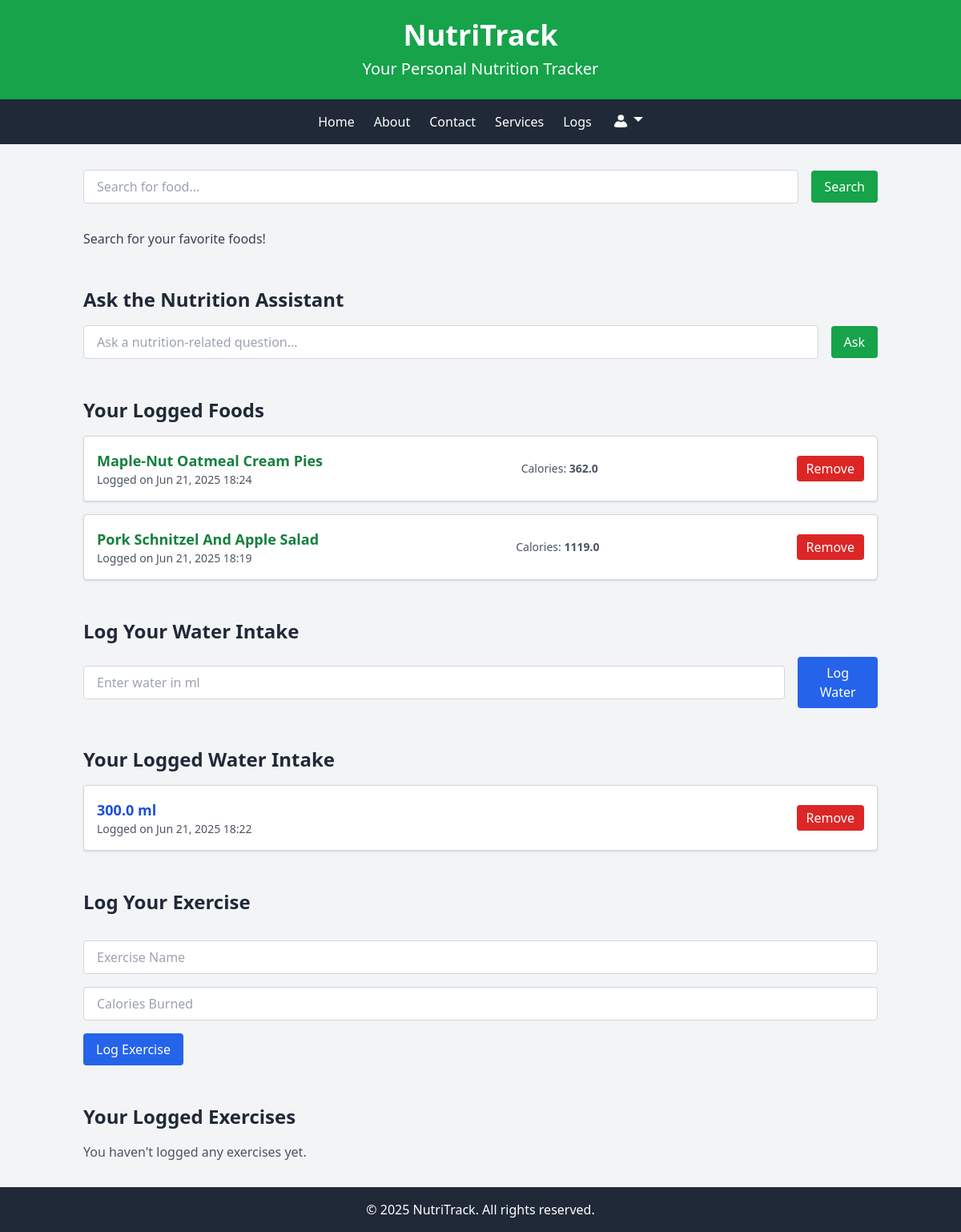
Before: /food/search/ (signed in) with the older database file.
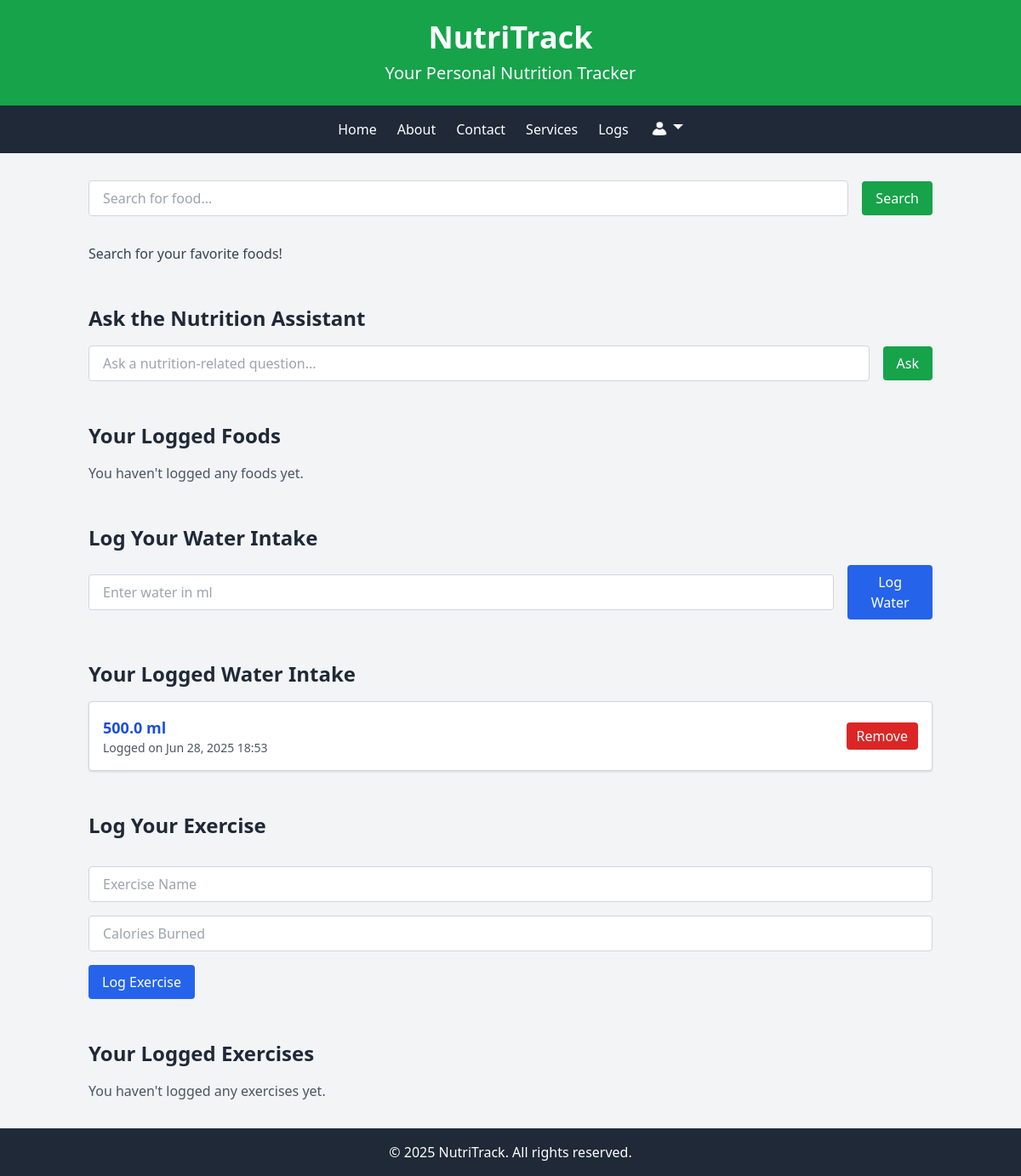
After: the same page with the newer database file.
### food/models.py (models this page shows, shortened)
class FoodLog(models.Model):
    user = models.ForeignKey(User, on_delete=models.CASCADE)
    food_name = models.CharField(max_length=200)
    spoonacular_id = models.IntegerField(null=True, blank=True)  # External API ID (optional)
    calories = models.FloatField(null=True, blank=True)
    protein_g = models.FloatField(null=True, blank=True)
    carbs_g = models.FloatField(null=True, blank=True)
    fat_g = models.FloatField(null=True, blank=True)
    log_date = models.DateTimeField(default=timezone.now)
    MEAL_CHOICES = [
        ('B', 'Breakfast'),
        ('L', 'Lunch'),
        ('D', 'Dinner'),
        ('S', 'Snack'),
    ]
    meal_type = models.CharField(max_length=1, choices=MEAL_CHOICES, null=True, blank=True)

class WaterLog(models.Model):
    user = models.ForeignKey(User, on_delete=models.CASCADE)
    water_amount_ml = models.FloatField()  # Amount in milliliters
    log_date = models.DateTimeField(default=timezone.now)

### food/views.py (the view, shortened to what this page needs)
# urls.py: path('search/', views.food_list, name='food.list'),
@login_required
def food_list(request):
    query = request.GET.get('query', '').strip()
    page = int(request.GET.get('page', 1))
    diet = request.GET.get('diet', '').strip()
    intolerances = request.GET.get('intolerances', '').strip()
    logged_foods = FoodLog.objects.filter(user=request.user).order_by('-log_date')
    water_logs = WaterLog.objects.filter(user=request.user).order_by('-log_date')
    exercise_logs = ExerciseLog.objects.filter(user=request.user).order_by('-log_date')
    food_string = ', '.join(logged_foods.values_list('food_name', flat=True))
    exercise_string = ', '.join(exercise_logs.values_list('exercise_name', flat=True))
    water_amounts = water_logs.values_list('water_amount_ml', flat=True)
    water_string = ', '.join([f"{amount} ml" for amount in water_amounts])
    total_water = WaterLog.objects.filter(user=request.user).aggregate(total=Sum('water_amount_ml'))['total'] or 0
    llm_response = None
    if request.method == 'POST' and 'llm_question' in request.POST:
        user_question = request.POST.get('llm_question')
        system_prompt = create_system_prompt(food_string, exercise_string, total_water)
        llm_response = llm_call(user_question, system_prompt)
    if not query:
        return render(request, 'food/list.html', {
            'message': 'Search for your favorite foods!',
            'logged_foods': logged_foods,
            'water_logs': water_logs,
            'exercise_logs': exercise_logs,
            'llm_response': llm_response,
        })

### food/templates/food/list.html (shortened to what this page needs)
{% extends "food/main.html" %}
{% load static %}
{% block body %}
<div class="container mx-auto px-4 py-8">
    <form method="get" action="{% url 'food.list' %}" class="flex items-center space-x-4 mb-8">
        <input type="text" name="query" placeholder="Search for food..." value="{{ query|default:'' }}"
            class="w-full border border-gray-300 rounded px-4 py-2 focus:outline-none focus:ring-2 focus:ring-green-500">
        <button type="submit"
            class="px-4 py-2 bg-green-600 text-white rounded hover:bg-green-700 transition duration-200">
            Search
        </button>
    </form>
    {% if message %}
        <p class="text-gray-700">{{ message }}</p>
    {% elif query %}
        <p class="text-gray-600">No results found for "{{ query }}". Try searching for something else!</p>
    {% endif %}
    <h2 class="text-2xl font-bold text-gray-800 mt-12 mb-4">Ask the Nutrition Assistant</h2>
    <form method="post" action="{% url 'food.list' %}" class="mb-8">
        <div class="flex items-center space-x-4">
            <input type="text" name="llm_question" placeholder="Ask a nutrition-related question..."
                class="w-full border border-gray-300 rounded px-4 py-2 focus:outline-none focus:ring-2 focus:ring-green-500"
                required>
            <button type="submit"
                class="px-4 py-2 bg-green-600 text-white rounded hover:bg-green-700 transition duration-200">
                Ask
            </button>
        </div>
    </form>
    <h2 class="text-2xl font-bold text-gray-800 mt-12 mb-4">Your Logged Foods</h2>
    {% if logged_foods %}
        <ul class="space-y-4">
            {% for log in logged_foods %}
                <li class="flex items-center justify-between bg-white border border-gray-300 rounded p-4 shadow">
                    <div>
                        <strong class="text-lg text-green-700">{{ log.food_name }}</strong>
                        <p class="text-sm text-gray-600">
                            Logged on {{ log.log_date|date:"M d, Y H:i" }}
                        </p>
                    </div>
                    <div>
                        <p class="text-sm text-gray-600">
                            Calories: <strong>{{ log.calories|default:"N/A" }}</strong>
                        </p>
                    </div>
                    <form method="post" action="{% url 'remove_food_log' log.id %}">
                        <button type="submit" class="px-3 py-1 bg-red-600 text-white rounded hover:bg-red-700 transition duration-200">
                            Remove
                        </button>
                    </form>
                </li>
            {% endfor %}
        </ul>
    {% else %}
        <p class="text-gray-600">You haven't logged any foods yet.</p>
    {% endif %}
    <h2 class="text-2xl font-bold text-gray-800 mt-12 mb-4">Log Your Water Intake</h2>
    <form method="post" action="{% url 'add_water_log' %}" class="mb-8">
        <div class="flex items-center space-x-4">
            <input type="number" name="water_amount" placeholder="Enter water in ml"
                class="w-full border border-gray-300 rounded px-4 py-2 focus:outline-none focus:ring-2 focus:ring-blue-500">
            <button type="submit"
                class="px-4 py-2 bg-blue-600 text-white rounded hover:bg-blue-700 transition duration-200">
                Log Water
            </button>
        </div>
    </form>
    <h2 class="text-2xl font-bold text-gray-800 mt-12 mb-4">Your Logged Water Intake</h2>
    {% if water_logs %}
        <ul class="space-y-4">
            {% for log in water_logs %}
                <li class="flex items-center justify-between bg-white border border-gray-300 rounded p-4 shadow">
                    <div>
                        <strong class="text-lg text-blue-700">{{ log.water_amount_ml }} ml</strong>
                        <p class="text-sm text-gray-600">
                            Logged on {{ log.log_date|date:"M d, Y H:i" }}
                        </p>
                    </div>
                    <form method="post" action="{% url 'remove_water_log' log.id %}">
                        <button type="submit" class="px-3 py-1 bg-red-600 text-white rounded hover:bg-red-700 transition duration-200">
                            Remove
                        </button>
                    </form>
                </li>
            {% endfor %}
        </ul>
    {% else %}
        <p class="text-gray-600">You haven't logged any water intake yet.</p>
    {% endif %}
    <h2 class="text-2xl font-bold text-gray-800 mt-12 mb-4">Log Your Exercise</h2>
<form method="post" action="{% url 'add_exercise_log' %}" class="space-y-4 mb-8">
    <input type="text" name="exercise_name" placeholder="Exercise Name"
        class="w-full border border-gray-300 rounded px-4 py-2 focus:outline-none focus:ring-2 focus:ring-blue-500">
    <input type="number" name="calories_burned" placeholder="Calories Burned"
        class="w-full border border-gray-300 rounded px-4 py-2 focus:outline-none focus:ring-2 focus:ring-blue-500">
    <button type="submit"
        class="px-4 py-2 bg-blue-600 text-white rounded hover:bg-blue-700 transition duration-200">
        Log Exercise
    </button>
</form>
<h2 class="text-2xl font-bold text-gray-800 mt-12 mb-4">Your Logged Exercises</h2>
{% if exercise_logs %}
    <ul class="space-y-4">
        {% for log in exercise_logs %}
            <li class="flex items-center justify-between bg-white border border-gray-300 rounded p-4 shadow">
                <div>
                    <strong class="text-lg text-blue-700">{{ log.exercise_name }}</strong>
                    <p class="text-sm text-gray-600">
                        Calories Burned: {{ log.calories_burned }}
                    </p>
                    <p class="text-sm text-gray-600">
                        Logged on {{ log.log_date|date:"M d, Y H:i" }}
                    </p>
                </div>
                <form method="post" action="{% url 'remove_exercise_log' log.id %}">
                    {% csrf_token %}
                    <button type="submit" class="px-3 py-1 bg-red-600 text-white rounded hover:bg-red-700 transition duration-200">
                        Remove
                    </button>
                </form>
            </li>
        {% endfor %}
    </ul>
{% else %}
    <p class="text-gray-600">You haven't logged any exercises yet.</p>
{% endif %}
</div>
{% endblock %}

### food/templates/food/main.html (shortened to what this page needs)
{% extends 'home/main.html' %}
{% load static %}

### home/templates/home/main.html (shortened to what this page needs)
{% load static %}
<!DOCTYPE html>
<html lang="en">
<head>
    <script src="https://cdn.tailwindcss.com"></script>
</head>
<body class="font-sans bg-gray-100">
    <header class="bg-green-600 text-white text-center py-6">
        <h1 class="text-4xl font-bold">NutriTrack</h1>
        <p class="text-xl mt-2">Your Personal Nutrition Tracker</p>
    </header>
    <nav class="bg-gray-800 text-white py-4">
        <ul class="flex justify-center space-x-6">
            <li><a href="{% url 'home.index' %}" class="hover:text-green-400">Home</a></li>
            <li><a href="{% url 'home.about' %}" class="hover:text-green-400">About</a></li>
            <li><a href="{% url 'home.contact' %}" class="hover:text-green-400">Contact</a></li>
            <li><a href="{% url 'home.services' %}" class="hover:text-green-400">Services</a></li>
            <li><a href="{% url 'food.list' %}" class="hover:text-green-400">Logs</a></li>
            <li class="relative">
                <button id="user-menu-button" class="flex items-center hover:text-green-400 focus:outline-none">
                    <img src="{% static 'home/images/user-icon.jpg' %}" alt="User Icon" class="h-6 w-6 rounded-full">
                    <svg id="triangle-icon" class="ml-1 h-3 w-3 fill-current" xmlns="http://www.w3.org/2000/svg" viewBox="0 0 20 20">
                        <polygon points="0,0 20,0 10,10"></polygon>
                    </svg>
                </button>
            </li>
        </ul>
    </nav>
    {% block body %}{% endblock %}
    <footer class="bg-gray-800 text-white text-center py-4">
        <p>&copy; 2025 NutriTrack. All rights reserved.</p>
    </footer>
</body>
</html>

Changed rows visible on the page:
removed FoodLog: food_name "Maple-Nut Oatmeal Cream Pies", log_date "Jun 21, 2025 18:24", calories "362.0"
removed FoodLog: food_name "Pork Schnitzel And Apple Salad", log_date "Jun 21, 2025 18:19", calories "1119.0"
removed WaterLog: water_amount_ml "300.0", log_date "Jun 21, 2025 18:22"
added WaterLog: water_amount_ml "500.0", log_date "Jun 28, 2025 18:53"
Other visible differences:
text now shown: "You haven't logged any foods yet."
